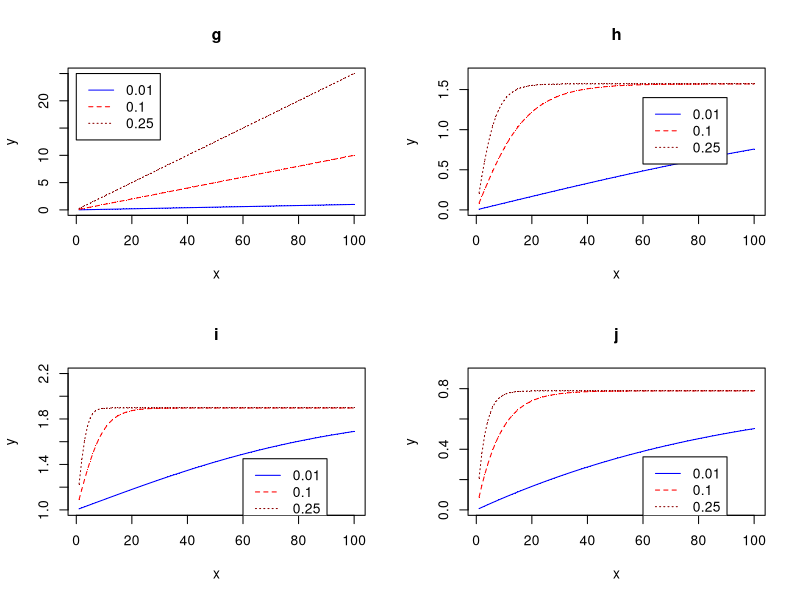

The R script that drew this image:
### Josef Mayer & Sebastian Boll

# Task a
g <- function(x) {
    return(x)
}

h <- function(x) {
    return(sin(x))
}

i <- function(x) {
    return(x * sin(x))
}

j <- function(x) {
    return(2 + cos(x) + sin(x))
}

secant <- function(xk, deltx, func) {
    res <- (func(xk + deltx) - func(xk - deltx)) / (2 * deltx)
    return(res)
}

gradient <- function(func, steps, deltx, x0, n) {
    results <- matrix(, nrow = 100, ncol = 3)
    xk <- c(x0, x0, x0)
    for (k in 1:(steps)) {
        xk <- (xk + n * secant(xk, deltx, func))
        results[k, ] <- c(xk)
    }
    return(results)
}

plot_data <- function(data, steps, name, ylim, legendx, legendy) {
    plot(c(1:steps), data[,1], main=name, xlab="x", ylab="y", type="o", col="blue", pch=".", lty=1, ylim=ylim )
    points(c(1:steps), data[,2], col="red", pch=".")
    lines(c(1:steps), data[,2], col="red",lty=2)
    points(c(1:steps), data[,3], col="dark red",pch=".")
    lines(c(1:steps), data[,3], col="dark red", lty=3)
    legend(legendx,legendy,legend=c("0.01","0.1","0.25"), col=c("blue","red","dark red"),
                                   lty=c(1,2,3), ncol=1)
}

steps <- 100
deltx <- 1
x0 <- 0
n <- c(0.01, 0.1, 0.25)

data_g <- gradient(g, steps, deltx, x0, n)
data_h <- gradient(h, steps, deltx, x0, n)
data_i <- gradient(i, steps, deltx, x0 = 1, n)
data_j <- gradient(j, steps, deltx, x0, n)

pdf("ex1a.pdf") 
par(mfrow = c(2, 2))
plot_data(data_g, steps, "g", c(0,25), 0, 25)
plot_data(data_h, steps, "h", c(0,1.7), 60, 1.4)
plot_data(data_i, steps, "i", c(1,2.2), 60, 1.45)
plot_data(data_j, steps, "j", c(0,0.9), 60, 0.35)
dev.off()

# Task b
evalute_population <- function(func, parents, offspring) {
    population_with_fitness <- matrix(, nrow = 20, ncol = 2)
    population_with_fitness[, 1] <- c(parents, offspring)
    population_with_fitness[, 2] <- func(c(parents, offspring))
    population_with_fitness <- population_with_fitness[order(population_with_fitness[,2],decreasing=TRUE),]
    return(population_with_fitness[0:10, 1])
}

ea <- function(seed, delta, generations, func, gaussian=FALSE) {
    # INITIALISE population with random candidate solutions
    set.seed(seed)
    parents <- runif(10, 0, 10)
    for (i in 1:generations) {
        # CLONE
        offspring <- parents
        # MUTATE the resulting offspring
        if (gaussian) {
            offspring <- offspring + rnorm(10)
        } else {
            offspring <- offspring + sample(c(-delta, delta), replace = TRUE, size = 10)
        }
        # EVALUATE the population
        parents <- evalute_population(func, parents, offspring)
    }
    print(parents)
}

run_ea <- function(seed, delta, generations, func) {
    ea(seed, delta[1], generations, func)
    ea(seed, delta[2], generations, func)
    ea(seed, delta[3], generations, func)
}


delta <- c(0.01, 0.1, 0.25)
generations <- 100
seed <- 4711

print("--- fixed delta")
print("g:")
run_ea(seed, delta, generations, g)
print("h:")
run_ea(seed, delta, generations, h)
print("i:")
run_ea(seed, delta, generations, i)
print("j:")
run_ea(seed, delta, generations, j)

print("--- gaussian delta")
print("g:")
ea(seed, delta, generations, g, gaussian=TRUE)
print("h:")
ea(seed, delta, generations, h, gaussian=TRUE)
print("i:")
ea(seed, delta, generations, i, gaussian=TRUE)
print("j:")
ea(seed, delta, generations, j, gaussian=TRUE)
